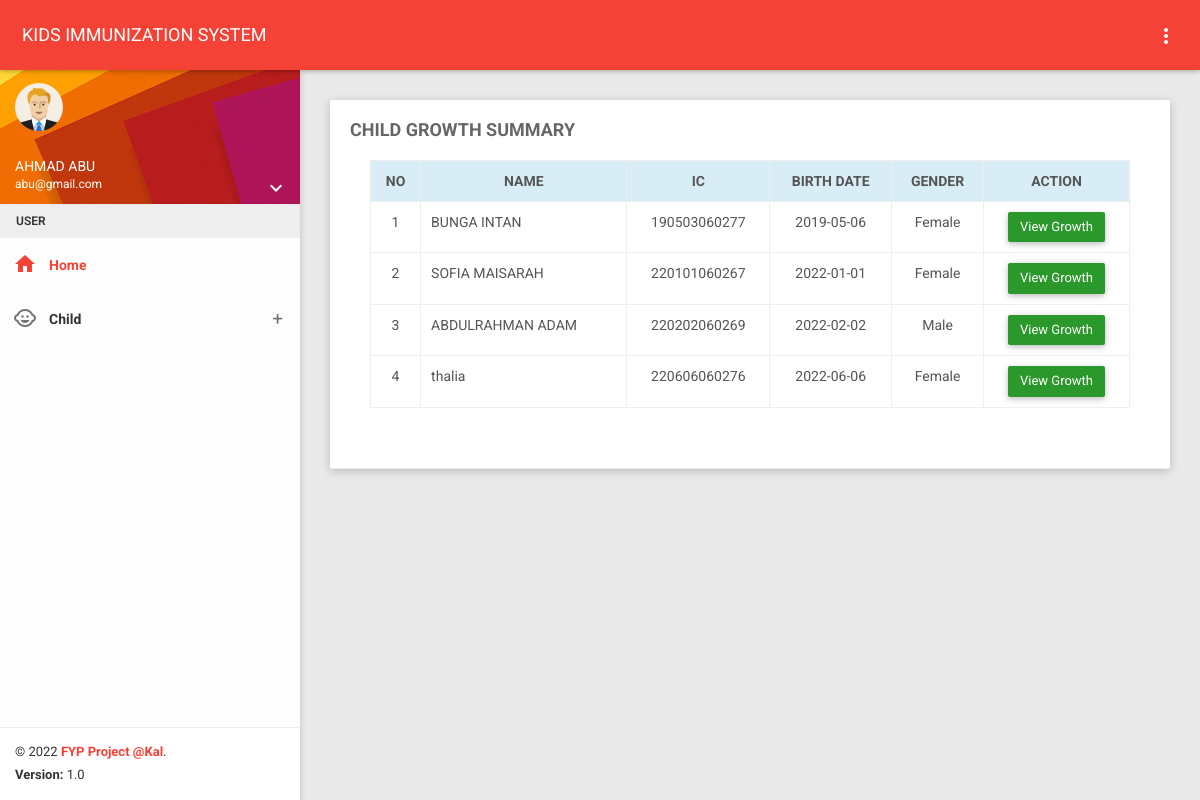
Page /home.php?action=summary (signed in) on the committed database.
### tables this page shows
CREATE TABLE `parents` (
  `parentsIC` varchar(12) NOT NULL,
  `parentsName` varchar(255) NOT NULL,
  `parentsGender` varchar(6) NOT NULL,
  `parentsPhoneNum` varchar(12) NOT NULL,
  `parentsEmail` varchar(255) NOT NULL,
  `parentsPassword` varchar(20) NOT NULL,
  `parentsAddress` varchar(255) NOT NULL
);

CREATE TABLE `child` (
  `childIC` varchar(12) NOT NULL,
  `childName` varchar(255) NOT NULL,
  `childBirthDate` date NOT NULL,
  `childGender` varchar(20) NOT NULL,
  `parentsIC` varchar(12) DEFAULT NULL
);

### child_growth_summary.php (the view, shortened to what this page needs)
<div class="row clearfix">
    <div class="col-lg-12 col-md-12 col-sm-12 col-xs-12">
        <div class="card">
            <div class="header">
                <h2>
                    <strong>CHILD GROWTH SUMMARY</strong>
                </h2>
                <div class="body table-responsive">
                    <table class="table table-bordered ">
                        <thead>
                            <tr class="bg-info">
                                <th style="text-align: center">NO</th>
                                <th style="text-align: center">NAME</th>
                                <th style="text-align: center">IC</th>
                                <th style="text-align: center">BIRTH DATE</th>
                                <th style="text-align: center">GENDER</th>
                                <th style="text-align: center">ACTION</th>
                            </tr>
                        </thead>
                        <tbody>
                            <?php
                                $session = $_SESSION['User'];
                                $num=1;
                                $sql = "SELECT * FROM child WHERE parentsIC='$session'";
                                $result = mysqli_query($con,$sql);
                                if(mysqli_num_rows($result)>0){
                                while( $row = mysqli_fetch_assoc($result)){
                                    $ic = $row['childIC'];
                                    $name = $row['childName'];
                                    $birthdate = $row['childBirthDate'];
                                    $gender = $row['childGender'];
                            ?>
                            <tr>
                                <td scope="row" style="text-align: center"><?php echo $num++ ?></th>
                                <td><?php echo $name ?></td>
                                <td style="text-align: center"><?php echo $ic ?></td>
                                <td style="text-align: center"><?php echo $birthdate ?></td>
                                <td style="text-align: center"><?php echo $gender ?></td>
                                <td style="text-align: center"><a href='?action=summary_chart&ic=<?php echo $ic ?>'><button class="btn btn-success btn-extra-small">View Growth</button></a></td>
                            </tr>
                            <?php
                                }
                            }else{
                                echo "0 result";
                            }
                            ?>
                        </tbody>
                    </table>
                </div>
            </div>
        </div>
    </div>
</div>

### home.php (shortened to what this page needs)
<?php
include("connection.php");
$session=$_SESSION['User'];
$query="SELECT * FROM parents WHERE parentsIC = '$session'";
$result=mysqli_query($con, $query);
$row = mysqli_fetch_assoc($result);
$name = $row['parentsName'];
$email = $row['parentsEmail'];
?>
<!DOCTYPE html>
<html>
<head>
    <link href="plugins/bootstrap/css/bootstrap.css" rel="stylesheet">
    <link href="plugins/node-waves/waves.css" rel="stylesheet" />
    <link href="plugins/animate-css/animate.css" rel="stylesheet" />
    <link href="css/style.css" rel="stylesheet">
    <link href="css/themes/all-themes.css" rel="stylesheet" />
</head>
<body class="theme-red">
    <nav class="navbar">
        <div class="container-fluid">
            <div class="navbar-header">
                <a class="navbar-brand" href="home.php">KIDS IMMUNIZATION SYSTEM</a>
            </div>
            <div class="collapse navbar-collapse" id="navbar-collapse">
                <ul class="nav navbar-nav navbar-right">
                    <li class="pull-right"><a href="javascript:void(0);" class="js-right-sidebar" data-close="true"><i class="material-icons">more_vert</i></a></li>
                </ul>
            </div>
        </div>
    </nav>
    <section>
        <aside id="leftsidebar" class="sidebar">
            <div class="user-info">
                <div class="image">
                    <img src="images/user.png" width="48" height="48" alt="User" />
                </div>
                <div class="info-container">
                    <div class="name" data-toggle="dropdown" aria-haspopup="true" aria-expanded="false"><?php echo $name ?></div>
                    <div class="email"><?php echo $email ?></div>
                    <div class="btn-group user-helper-dropdown">
                        <i class="material-icons" data-toggle="dropdown" aria-haspopup="true" aria-expanded="true">keyboard_arrow_down</i>
                    </div>
                </div>
            </div>
               <?php include 'menu.php';?>
            <div class="legal">
                <div class="copyright">
                    &copy; 2022 <a href="javascript:void(0);">FYP Project @Kal</a>.
                </div>
                <div class="version">
                    <b>Version: </b> 1.0
                </div>
            </div>
        </aside>
    </section>
    <section class="content">
        <div class="container-fluid">
          <div class="block-header">
            <?php include 'include.php';?>
            </div>
        </div>
    </section>
</body>
</html>

### css/themes/all-themes.css (style rules this page uses)
.theme-red .navbar-brand { color: #fff; }
.theme-red .nav > li > a { color: #fff; }
.theme-red .sidebar .legal { background-color: #fff; }
.theme-red .sidebar .legal .copyright a { color: #F44336 !important; }

### rows in the picture
parents: parentsName "AHMAD ABU", parentsEmail "abu@gmail.com"
child: childName "BUNGA INTAN", childIC "190503060277", childBirthDate "2019-05-06", childGender "Female"
child: childName "SOFIA MAISARAH", childIC "220101060267", childBirthDate "2022-01-01", childGender "Female"
child: childName "ABDULRAHMAN ADAM", childIC "220202060269", childBirthDate "2022-02-02", childGender "Male"
child: childName "thalia", childIC "220606060276", childBirthDate "2022-06-06", childGender "Female"
